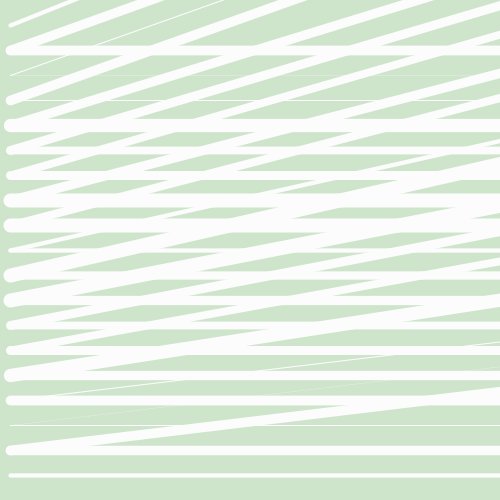
Frame 1 (no input)
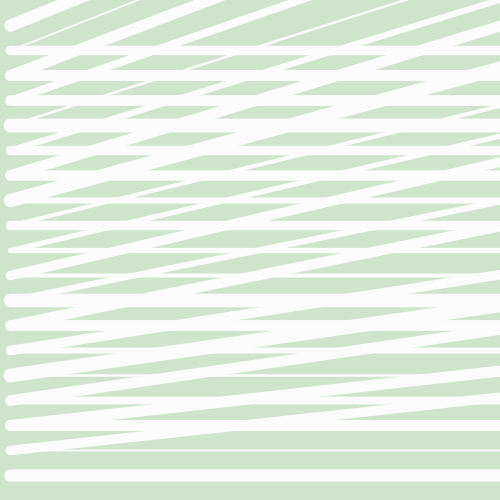
Frame 60 (the mouse pressed at the canvas centre just before this capture)
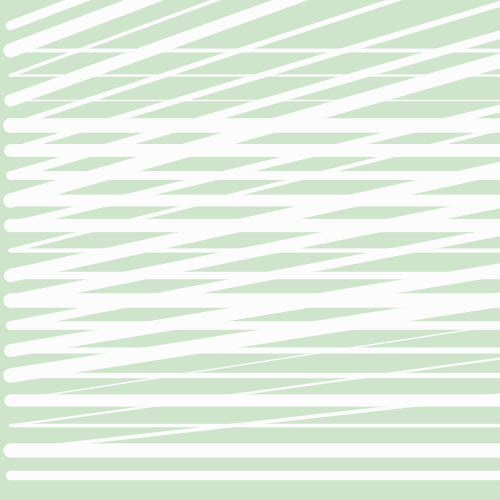
Frame 120 (the mouse held since frame 60 and released just before this capture)

The Processing sketch that drew these frames (run headless with seeded random() and noise(); from frame 60 on, the mouse is pressed at the canvas centre):

// Processing sketch: processing_118193
// ── processing_118193.pde

//Random test
//Wiggle line test
//Test 011 [Date:20131029] Wayne Lin
//e-mail:ration.Lin@gmail.com
//N76014045 林瑞勛

int s = second();
int div = 5;

void setup() {
  size(500, 500);
  //noLoop();
}

void draw() {
  background(206, 229, 204);
  for (int i = 50; i<500; i+=25) {
    wiggleline(10, i, 500, i);
  }
}

void wiggleline(float x1, float y1, float x2, float y2) {

  stroke(252);
  strokeWeight(random(15)); 
  line(x1, y1, x2, y2);


  float xstep = (x2 - x1)/div;
  float ystep = (y2 + y1)/div;
  float lastx = x1;
  float lasty = y1;
  float x = x2;
  float y = y2;


  for (int i=0; i<div;i++) {  

    x = x + xstep;
    x = x + random(20)-10;
    y = y + ystep;
    y = y + random(20)+30;

    line (lastx, height-lasty, x, height-y);

    lastx = x;
    lasty = y;
  }
}
